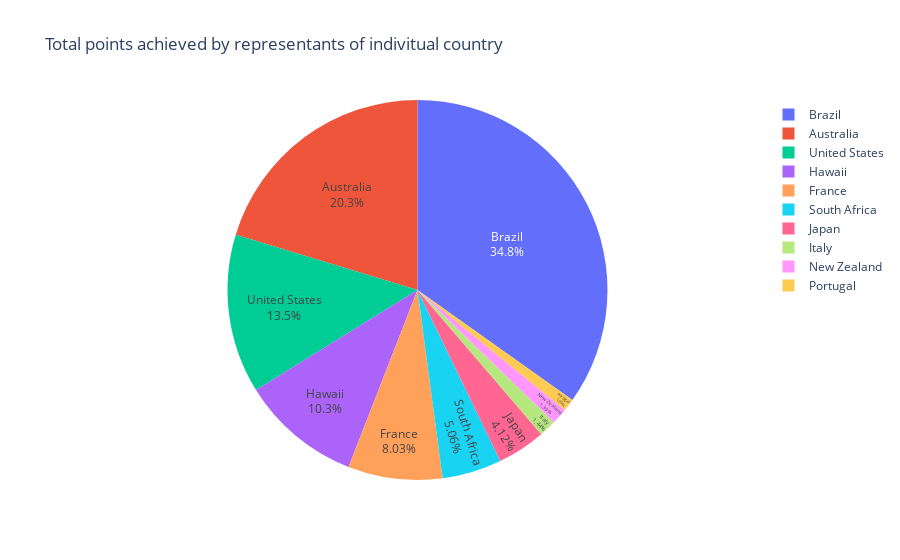

Write notebook code for a chart like this one.
### Code cell
eee['Total Points'] = accumulation['Points after event 11']
country_performance = eee.groupby('Country')['Total Points'].sum()
fig = px.pie(country_performance, values = country_performance[:], names = country_performance.index, title='Total points achieved by representants of indivitual country')
fig.update_traces(textposition='inside', textinfo='percent+label', )
fig.show()

### Figure 1 — Plotly figure (JSON) as saved in the notebook; plotly's stock layout.template omitted (floating-point values rounded to 4 significant figures)
{"data": [{"domain": {"x": [0, 1], "y": [0, 1]}, "hoverlabel": {"namelength": 0}, "hovertemplate": "label=%{label}<br>value=%{value}", "labels": ["Australia", "Brazil", "France", "Hawaii", "Italy", "Japan", "New Zealand", "Portugal", "South Africa", "United States"], "legendgroup": "", "name": "", "showlegend": true, "textinfo": "percent+label", "textposition": "inside", "type": "pie", "values": [211100, 362245, 83490, 106650, 14985, 42845, 14490, 10870, 52645, 140805]}], "layout": {"legend": {"tracegroupgap": 0}, "title": {"text": "Total points achieved by representants of indivitual country"}}}
